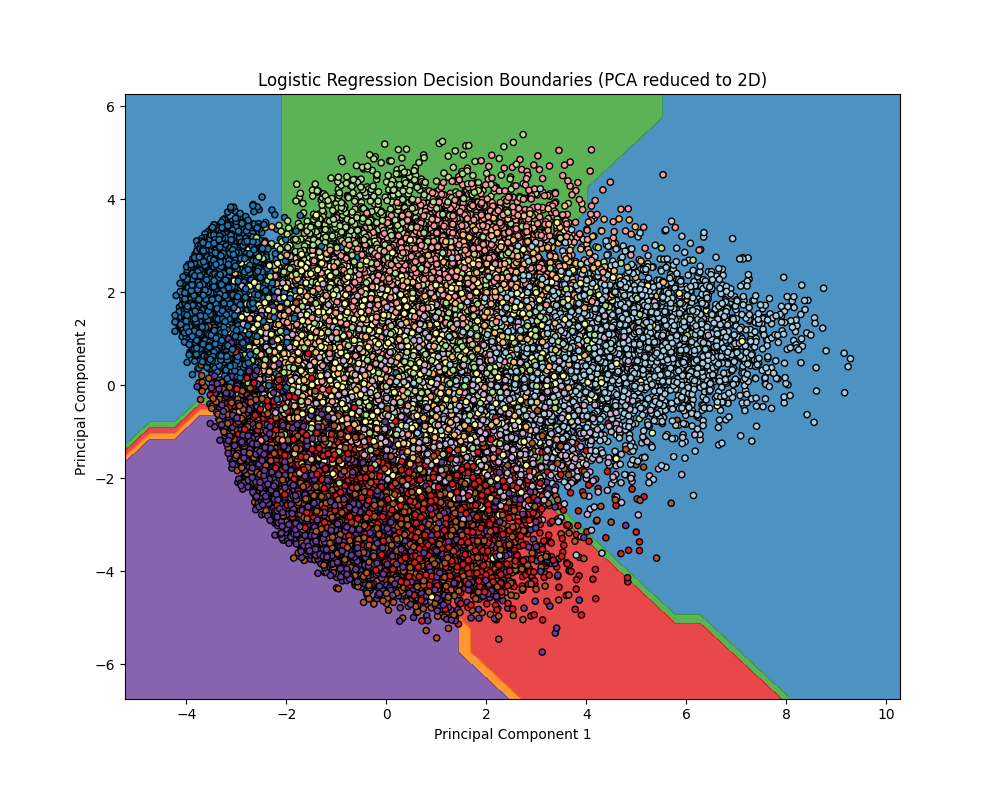

Write Python code to recreate this figure.
from Q1 import preprocessing
from sklearn.linear_model import LogisticRegression
from sklearn.metrics import classification_report, accuracy_score
from sklearn.model_selection import GridSearchCV
import matplotlib.pyplot as plt
from sklearn.decomposition import PCA
import numpy as np

x_train,x_val,x_test,y_train,y_val,y_test,y_train_full_encoded,y_test_encoded = preprocessing()

#Flatten the images
X_train_flat = x_train.reshape(x_train.shape[0], -1)
X_test_flat = x_test.reshape(x_test.shape[0], -1)

# Convert the labels to integers
if y_train.ndim > 1:
    y_train_integers = np.argmax(y_train, axis=1)
else:
    y_train_integers = y_train

# Check y_test separately
if y_test.ndim > 1:
    y_test_integers = np.argmax(y_test, axis=1)
else:
    y_test_integers = y_test

#Train the model
print("Training Logistic Regression... (this may take 30-60 seconds)")
log_reg = LogisticRegression(solver='lbfgs', max_iter=1000)
log_reg.fit(X_train_flat, y_train_integers)
print("Training Complete.")

y_pred_test = log_reg.predict(X_test_flat)
print("--- Model Performance ---")
print(f"Accuracy: {accuracy_score(y_test_integers, y_pred_test):.4f}")
print("\nClassification Report:\n")
print(classification_report(y_test_integers, y_pred_test))

# Define the parameter grid (checking 3 different values for C)
param_grid = {'C': [0.1, 1, 10]}

#new model 
grid_model = LogisticRegression(solver='lbfgs',max_iter=500)\

print(f"Starting Grid Search on samples...")

grid_search = GridSearchCV(grid_model, param_grid, cv=3, verbose=2)
grid_search.fit(X_train_flat, y_train_integers)

print(f"Best C value found: {grid_search.best_params_['C']}")
print(f"Best Validation Score: {grid_search.best_score_:.4f}")


# 1. Reduce data to 2 Dimensions using PCA
pca = PCA(n_components=2)
X_train_pca = pca.fit_transform(X_train_flat) 

# 2. Train a simplified Logistic Regression on the 2D data
lr_pca = LogisticRegression(solver='lbfgs')
lr_pca.fit(X_train_pca, y_train_integers)


# 3. Create a meshgrid to plot the boundaries
h = .5  # Step size in the mesh
x_min, x_max = X_train_pca[:, 0].min() - 1, X_train_pca[:, 0].max() + 1
y_min, y_max = X_train_pca[:, 1].min() - 1, X_train_pca[:, 1].max() + 1
xx, yy = np.meshgrid(np.arange(x_min, x_max, h), np.arange(y_min, y_max, h))

# 4. Predict classifications for every point on the grid
Z = lr_pca.predict(np.c_[xx.ravel(), yy.ravel()])
Z = Z.reshape(xx.shape)

# 5. Plot
plt.figure(figsize=(10, 8))
plt.contourf(xx, yy, Z, cmap=plt.cm.Paired, alpha=0.8) # The background regions
plt.scatter(X_train_pca[:, 0], X_train_pca[:, 1], c=y_train_integers, edgecolors='k', cmap=plt.cm.Paired, s=20)
plt.title('Logistic Regression Decision Boundaries (PCA reduced to 2D)')
plt.xlabel('Principal Component 1')
plt.ylabel('Principal Component 2')
plt.show()
